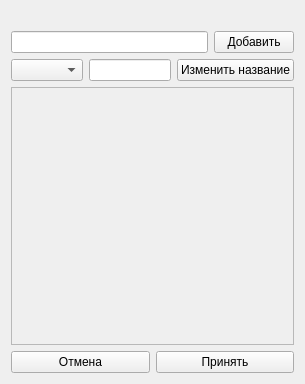
<?xml version="1.0" encoding="UTF-8"?>
<ui version="4.0">
 <class>FormGroups</class>
 <widget class="QWidget" name="FormGroups">
  <property name="geometry">
   <rect>
    <x>0</x>
    <y>0</y>
    <width>305</width>
    <height>384</height>
   </rect>
  </property>
  <property name="windowTitle">
   <string>Form</string>
  </property>
  <layout class="QVBoxLayout" name="verticalLayout">
   <item>
    <widget class="QLabel" name="LabelTitle">
     <property name="text">
      <string/>
     </property>
    </widget>
   </item>
   <item>
    <layout class="QHBoxLayout" name="horizontalLayout">
     <item>
      <widget class="QLineEdit" name="LineEditAddTitle"/>
     </item>
     <item>
      <widget class="QPushButton" name="ButtonAdd">
       <property name="text">
        <string>Добавить</string>
       </property>
      </widget>
     </item>
    </layout>
   </item>
   <item>
    <layout class="QHBoxLayout" name="horizontalLayout_3">
     <item>
      <widget class="QComboBox" name="ComboBoxGroups"/>
     </item>
     <item>
      <widget class="QLineEdit" name="LineEditChangeTitle"/>
     </item>
     <item>
      <widget class="QPushButton" name="ButtonChangeTitle">
       <property name="text">
        <string>Изменить название</string>
       </property>
      </widget>
     </item>
    </layout>
   </item>
   <item>
    <widget class="QScrollArea" name="ScrollAreaGroups">
     <property name="widgetResizable">
      <bool>true</bool>
     </property>
     <widget class="QWidget" name="scrollAreaWidgetContents">
      <property name="geometry">
       <rect>
        <x>0</x>
        <y>0</y>
        <width>285</width>
        <height>256</height>
       </rect>
      </property>
     </widget>
    </widget>
   </item>
   <item>
    <layout class="QHBoxLayout" name="horizontalLayout_2">
     <item>
      <widget class="QPushButton" name="ButtonCancel">
       <property name="text">
        <string>Отмена</string>
       </property>
      </widget>
     </item>
     <item>
      <widget class="QPushButton" name="ButtonApply">
       <property name="text">
        <string>Принять</string>
       </property>
      </widget>
     </item>
    </layout>
   </item>
  </layout>
 </widget>
 <resources/>
 <connections/>
</ui>
